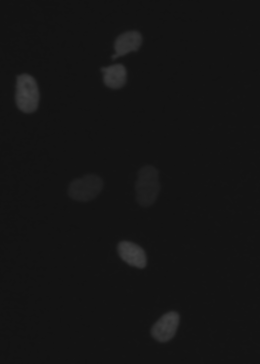
#> input picture xy_8bit__mitocheck_incenp_t1.tif, 260 x 364 px, found by its file name
$ jupyter execute 2.9-ImageAnalysis_pt1_filled.ipynb   (shell and % lines are left out)
#> lines starting #> are read from the running program, lines starting #| are printed output that depends on the picture; after the words box and inside, x2 and y2 are one past the last pixel; in counts of white or black regions, pixels touching at a corner belong together; long printed decimals are rounded
# 2.9 - Image analysis, pt. 1

### Learning goals for today
1. Understand images as a datatype - be able to inspect and quantify them
2. Use a **pseudocoding** method to write analysis code
3. Learn some basics of automatic cell counting / quantification

---
### How to use this notebook during class
- Follow along as we go
- Use your **Cards** to indicate where you're at:
    - A **🟩Green card** means you are caught up with Max and **ready to help your classmates**
    - A **🟥Red card** means you are stuck and need help
- <span style='color:red;'>EXERCISE</span> — work on this problem by yourself, or try with a partner if you get stuck
---

First let's import some libraries we will use today. Remember if you don't have a library installed you can pip install it with:

%pip install *package_name*

[cell 1]
import numpy as np
import matplotlib.pyplot as plt
import os
import seaborn as sns
import skimage
from skimage.io import imread

## 1) Loading, inspecting, and indexing images

[cell 2]
data_directory = '/Users/mhturner/Downloads'
filepath = os.path.join(data_directory, 'xy_8bit__mitocheck_incenp_t1.tif')

assert os.path.isfile(filepath)

[cell 3]
img_cells = imread(filepath)
#> img_cells is the input picture: shape (364, 260); min 17, max 66, mean 20.2

### <span style='color:red;'>EXERCISE 1</span>: Show the image (5 min)
Use **pyplot** to show the image.
Look it up on Google, stack exchange, or an LLM

The university has a license with MS copilot (https://microsoft365.com/copilot)

[cell 4]
fh, ax = plt.subplots(1, 1, figsize=(4,4))
ax.imshow(img_cells, cmap='gray')

An image is just an ndarray

[cell 5]
print(type(img_cells))
#| <class 'numpy.ndarray'>
print(img_cells.shape)
#| (364, 260)

You can index into an image just like any array. But note the first dimension is Y (rows of the matrix) and the second is X (columns)

Also note the direction of the y axis when displaying the image

[cell 6]
fh, ax = plt.subplots(1, 1, figsize=(4,4))
ax.imshow(img_cells[225:275, 100:150], cmap='gray')
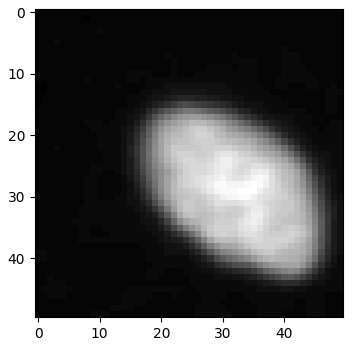
#> figure drawn by matplotlib, 1 panel

[cell 7]
tmp_image = img_cells.copy()
tmp_image[225:275, 100:150] = 0
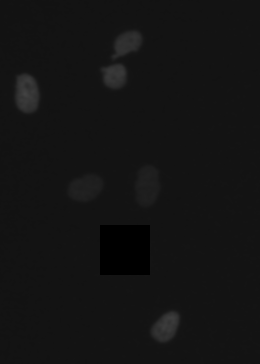
#> tmp_image: shape (364, 260); 2.64% of pixels changed, all inside (x1, y1, x2, y2) = (100, 225, 150, 275)

fh, ax = plt.subplots(1, 2, figsize=(4,4))
ax[0].imshow(img_cells, cmap='gray')
ax[1].imshow(tmp_image, cmap='gray')
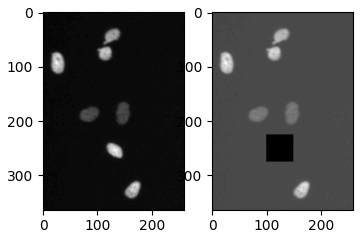
#> figure drawn by matplotlib, 2 panels

### <span style='color:red;'>EXERCISE 2</span>: Calculate image statistics (5 min)
Compute the **mean** and **median** intensity value of the image

[cell 8]
print(np.mean(img_cells))
#| 20.169
print(np.median(img_cells))
#| 19.0

## 2) Automatic cell detection

The overall goal here is to automatically detect cells, count them, and compute stats like the size and mean intensity

The first thing we want to do is create a **binary mask** for the image that identifies individual cells. To do this, let's try a **pseudocode** approach that allows us to not get lost in unfamiliar syntax. Pseudocoding has three steps:
1. Write (as comments) what you want to do and what the result should look like
2. Look up how to implement each command with: Google, StackExchange, LLMs*
3. Test your possible solution against your expectation from (1)

*https://microsoft365.com/copilot

[cell 9]
# Find a threshold intensity value to binarize the image
# a number. Values higher than this are included, lower are excluded
from skimage.filters import threshold_li
thresh = threshold_li(img_cells)
#> thresh = 25.7
print(thresh)
#| 25.704

# Look at the threshold compared to the distribution of pixel intensities
fh, ax = plt.subplots(1, 1, figsize=(6, 6))
ax.hist(img_cells.flatten(), bins=50)
ax.axvline(thresh, color='k')
ax.set_yscale('log')

# -----
# TODO: pick up here...
# Apply the threshold to return a binary mask
# Mask is the same size as the image, but all the values should be True/False (1 bit)

# View the mask alongside the original image
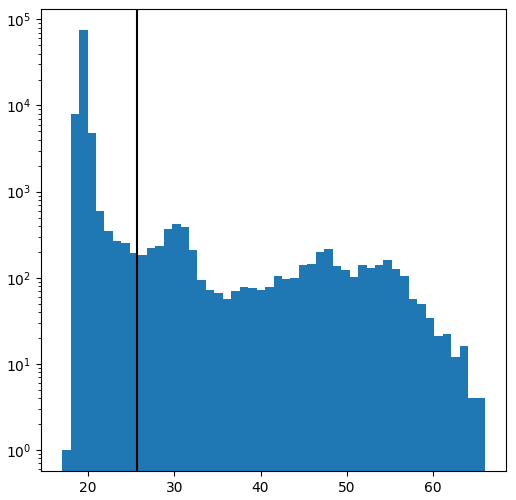
#> figure drawn by matplotlib, 1 panel; tallest bar 75217 high, from x = 18.96 to 19.94
